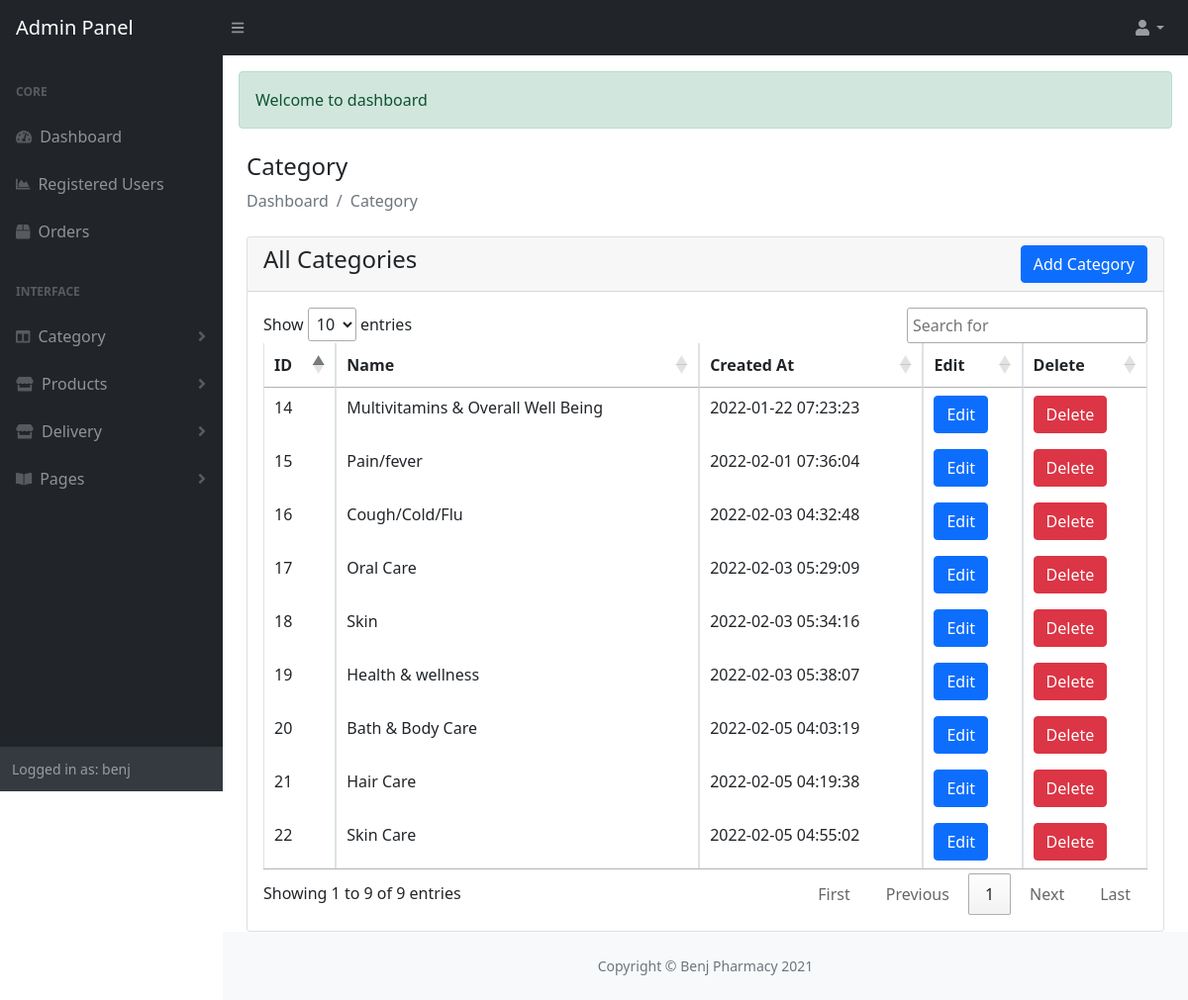
The app's page /admin/category-view.php (signed in) with its own data.
### tables this page shows
CREATE TABLE `categories` (
  `category_id` int(11) NOT NULL,
  `name` varchar(191) NOT NULL,
  `slug` varchar(191) NOT NULL,
  `description` text DEFAULT NULL,
  `meta_title` varchar(191) NOT NULL,
  `meta_description` mediumtext DEFAULT NULL,
  `meta_keyword` mediumtext DEFAULT NULL,
  `created_at` timestamp NULL DEFAULT current_timestamp()
);

### admin/category-view.php (the view, shortened to what this page needs)
<?php
include('./includes/header.php');
include('./message.php');
?>
<div class="container px-4">
    <h4 class="mt-4">Category</h4>
    <ol class="breadcrumb mb-4">
        <li class="breadcrumb-item active">Dashboard</li>
        <li class="breadcrumb-item active">Category</li>
    </ol>
    <div class="row">
        <div class="col-md-12">
            <div class="card">
                <div class="card-header">
                    <h4>All Categories <a href="category-add" class="btn btn-primary float-end">Add Category</a></h4>
                </div>
                <div class="card-body">
                    <table id="categoriesDatatable" class="table table-bordered">
                        <thead>
                            <tr>
                                <th>ID</th>
                                <th>Name</th>
                                <th>Created At</th>
                                <th>Edit</th>
                                <th>Delete</th>
                            </tr>
                        </thead>
                        <tbody>
                            <?php
                                $query = "SELECT * FROM categories";
                                $query_run = mysqli_query($conn, $query);
                                if(mysqli_num_rows($query_run)>0){
                                    foreach($query_run as $row){
                                        ?>
                                        <tr>
                                            <td><?= $row['category_id']; ?></td>
                                            <td><?= $row['name']; ?></td>
                                            <td><?= $row['created_at']; ?></td>
                                            <td><a href="category-edit?id=<?= $row['category_id']; ?>" class="btn btn-primary">Edit</a></td>
                                            <td>
                                                <form action="includes/functions.php" method="post" >
                                                    <button type="submit" class="btn btn-danger" value="<?= $row['category_id'];?>" name="category_delete" onclick="return confirm('Are you sure you want to delete this category?');" >Delete</button>
                                                </form>
                                            </td>
                                        </tr>
                                        <?php
                                    }
                                }else{
                                    ?>
                                    <tr>
                                        <td colspan="6">No Record Found</td>
                                    </tr>
                                    <?php
                                }
                            ?>
                        </tbody>
                    </table>
                </div>
            </div>
        </div>
    </div>
</div>
<?php
include('./includes/footer.php');
include('./includes/scripts.php');
?>

### records on screen
categories: category_id "14", name "Multivitamins & Overall Well Being", created_at "2022-01-22 07:23:23"
categories: category_id "15", name "Pain/fever", created_at "2022-02-01 07:36:04"
categories: category_id "16", name "Cough/Cold/Flu", created_at "2022-02-03 04:32:48"
categories: category_id "17", name "Oral Care", created_at "2022-02-03 05:29:09"
categories: category_id "18", name "Skin", created_at "2022-02-03 05:34:16"
categories: category_id "19", name "Health & wellness", created_at "2022-02-03 05:38:07"
categories: category_id "20", name "Bath & Body Care", created_at "2022-02-05 04:03:19"
categories: category_id "21", name "Hair Care", created_at "2022-02-05 04:19:38"
categories: category_id "22", name "Skin Care", created_at "2022-02-05 04:55:02"

### other values on screen
$_SESSION['auth_admin']['admin_name'] "benj"
$message "Welcome to dashboard"
